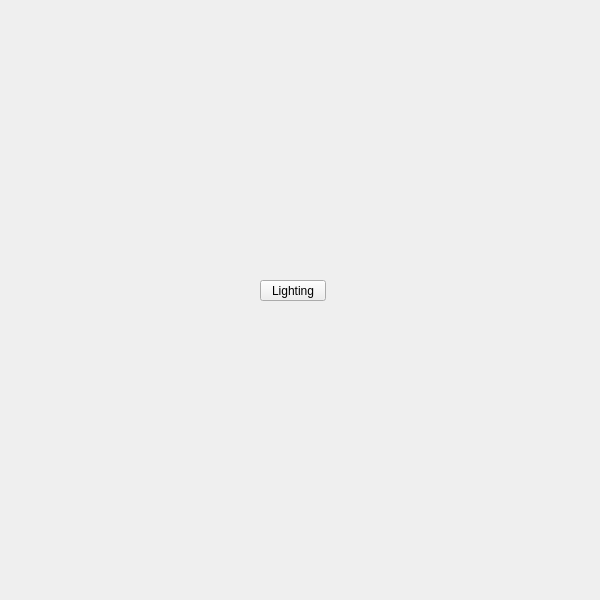
<?xml version="1.0" encoding="UTF-8"?>
<ui version="4.0">
 <class>QtUi</class>
 <widget class="QMainWindow" name="QtUi">
  <property name="enabled">
   <bool>true</bool>
  </property>
  <property name="geometry">
   <rect>
    <x>0</x>
    <y>0</y>
    <width>600</width>
    <height>600</height>
   </rect>
  </property>
  <property name="sizePolicy">
   <sizepolicy hsizetype="Ignored" vsizetype="Ignored">
    <horstretch>0</horstretch>
    <verstretch>0</verstretch>
   </sizepolicy>
  </property>
  <property name="minimumSize">
   <size>
    <width>0</width>
    <height>0</height>
   </size>
  </property>
  <property name="maximumSize">
   <size>
    <width>600</width>
    <height>600</height>
   </size>
  </property>
  <property name="cursor">
   <cursorShape>ArrowCursor</cursorShape>
  </property>
  <property name="windowTitle">
   <string>Toolkit</string>
  </property>
  <property name="whatsThis">
   <string>main</string>
  </property>
  <property name="toolButtonStyle">
   <enum>Qt::ToolButtonIconOnly</enum>
  </property>
  <property name="tabShape">
   <enum>QTabWidget::Triangular</enum>
  </property>
  <property name="dockNestingEnabled">
   <bool>true</bool>
  </property>
  <property name="dockOptions">
   <set>QMainWindow::AllowNestedDocks|QMainWindow::AllowTabbedDocks|QMainWindow::AnimatedDocks|QMainWindow::ForceTabbedDocks</set>
  </property>
  <widget class="QWidget" name="mainWindow">
   <property name="sizePolicy">
    <sizepolicy hsizetype="Ignored" vsizetype="Ignored">
     <horstretch>0</horstretch>
     <verstretch>0</verstretch>
    </sizepolicy>
   </property>
   <widget class="QPushButton" name="i014">
    <property name="geometry">
     <rect>
      <x>260</x>
      <y>280</y>
      <width>66</width>
      <height>21</height>
     </rect>
    </property>
    <property name="minimumSize">
     <size>
      <width>0</width>
      <height>21</height>
     </size>
    </property>
    <property name="maximumSize">
     <size>
      <width>16777215</width>
      <height>21</height>
     </size>
    </property>
    <property name="whatsThis">
     <string>lighting</string>
    </property>
    <property name="text">
     <string>Lighting</string>
    </property>
   </widget>
  </widget>
 </widget>
 <resources/>
 <connections/>
 <designerdata>
  <property name="gridDeltaX">
   <number>5</number>
  </property>
  <property name="gridDeltaY">
   <number>10</number>
  </property>
  <property name="gridSnapX">
   <bool>true</bool>
  </property>
  <property name="gridSnapY">
   <bool>true</bool>
  </property>
  <property name="gridVisible">
   <bool>true</bool>
  </property>
 </designerdata>
</ui>
